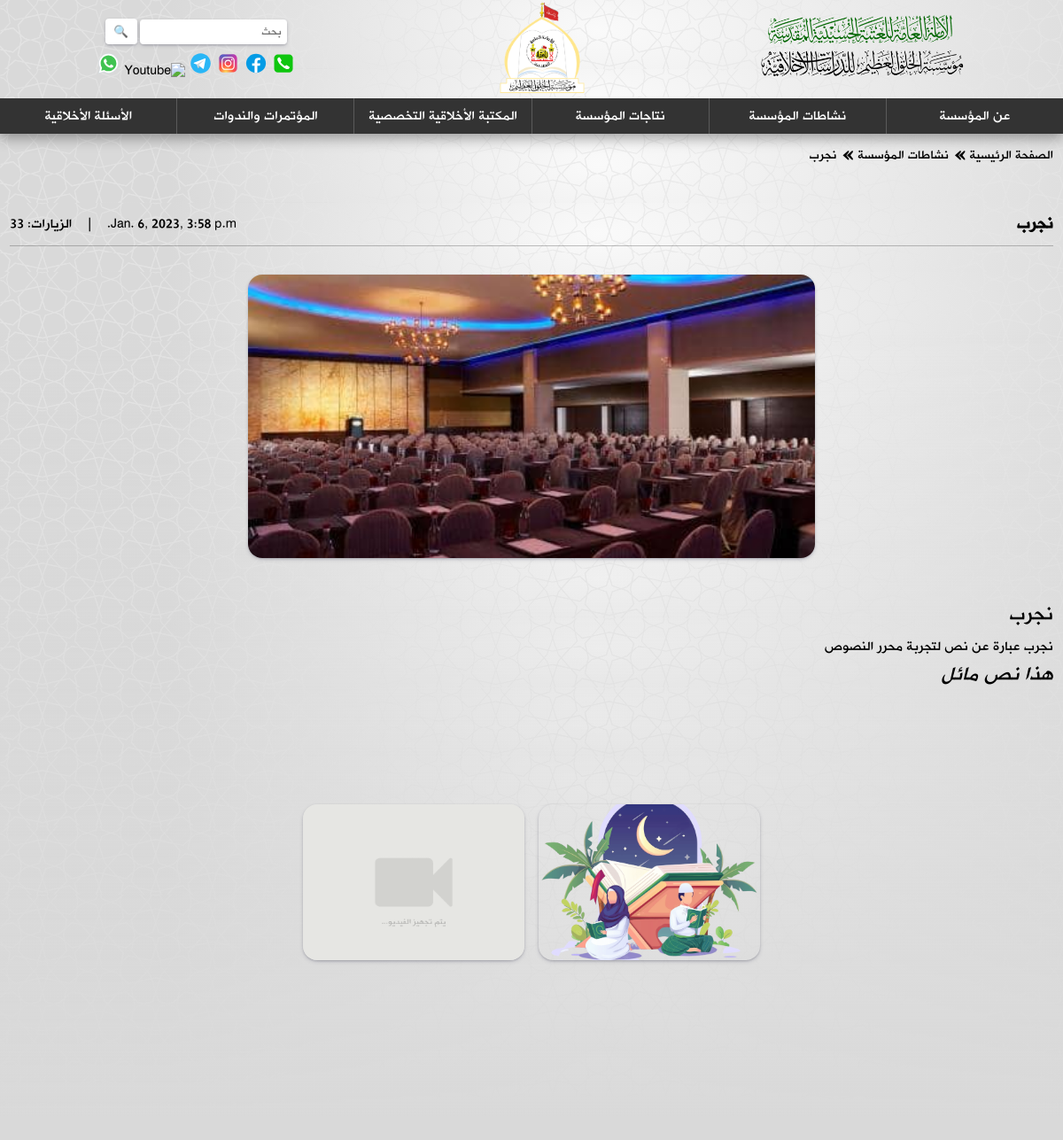
/activity/1, run on the app's committed database.
### backend/models.py (models this page shows, shortened)
class Activity(models.Model):
    title = models.CharField(max_length=1000, blank=False)
    created_at = models.DateTimeField(auto_now_add=True)
    main_img = models.ForeignKey(Image, on_delete=models.PROTECT, blank=False)
    body = models.TextField(max_length=5000, blank=False)
    img_array = models.ManyToManyField(Image, blank=True, related_name="images")
    vid_array = models.ManyToManyField(Video, blank=True, related_name="videos")
    audio = models.CharField(max_length=1000, blank=True)
    class Meta:
        ordering = ['-created_at']

class Image(models.Model):
    image = models.ImageField(upload_to="images", blank=False)

### backend/views.py (the view)
# urls.py: path("activity/<str:pk>", views.activity, name="activity")
def activity(request, pk):
    activity = Activity.objects.get(id=pk)
    context = {"activity":activity}
    return render (request, "backend/activity.html", context)

### backend/templates/backend/activity.html (shortened to what this page needs)
{% extends "backend/layout.html" %}
{% load static %}
{% block extraHead %}
<link rel="stylesheet" href="{% static 'css/pages.css' %}">
{% endblock %}
{% block body %}
<main>
    <div class="path">
        <p class="component"><a href="{% url 'backend:home' %}"> الصفحة الرئيسية </a></p>
        <p class="pathArrow"> &#xbb; </p>
        <p class="component"><a href="{% url 'backend:activities' %}"> نشاطات المؤسسة </a></p>
        <p class="pathArrow"> &#xbb; </p>
        <p id="articleURL" class="component"><a href="{% url 'backend:activity' activity.id %}">
            {{ activity.title }}
        </a></p>
    </div>
    <div class="article">
        <div class="articleDetails">
            <p class="articleTitle">
                {{ activity.title }}
            </p>
            <div class="statistics">
            <p class="date">{{ activity.created_at }}</p>
            <div class="horizontalLine">|</div>
            <p class="views"> الزيارات: <span>33</span></p>
            </div>
        </div>
        <div class="articleContent">
        <div class="articleMedia">
            <div class="articleImage">
                <img src="{{ activity.main_img.image.url }}" alt="صورة المقال">
            </div>
        </div>
        <div class="articleText">
            {{ activity.body|safe }}
        </div>
    </div>
        <div class="imageGallery">
            <div class="gallery">
                {% for image in activity.img_array.all %}
                <div onclick="imageGallery(this)" class="img">
                    <img src="{{image.image.url}}" alt="صورة">
                </div>
                {% endfor %}
            </div>
        </div>
    </div>
</main>
{% endblock %}

### static/css/style.css (style rules this page uses)
*, body, html { margin: 0; padding: 0; box-sizing: border-box; font-family: 'hacen_liner_screen_bdregular' !important; scroll-behavior: smooth; font-weight: normal; }
:root { --accent: #daecec; --component: #9ca7af80; --darkComponent: #5b7b7b; --reverseComponent: #fff; --hoverColor: rgb(255, 255, 255, .20); --bg: #d9d9d9; --structure: #333; --titleColor: #000; --paragraphColor: #fff; --linkColor: #000; --shadowColor: #000; --bgUrl: url(/static/background/header-bg.svg) --colorOpacity: .3; --transition: all .3s; --subTitle: 17px; --globalPadding: 6rem 3.5rem; --borderRadius: 1rem; --globalGap: 1rem; --hoverShadow: 0 0 4px rgba(0, 0, 0, .14), 0 4px 8px rgba(0, 0, 0, .28); --cardShadow: rgba(50, 50, 93, 0.25) 0px 2px 5px -1px, rgba(0, 0, 0, 0.3) 0px 1px 3px -1px; --componentShadow: rgba(0, 0, 0, 0.35) 0px 5px 15px; --bgSize: 100%; --sectionShadow: rgba(67, 71, 85, 0.27) 0px 0px 0.25em, rgba(90, 125, 188, 0.05) 0px 0.25em 1em; --navShadow: rgba(0, 0, 0, 0.35) 0px 5px 15px; --bgOpacity: 0.92; --bgTransparency: 20%; --border: 1px solid rgba(51, 51, 51, 0.3); --itemShadow: rgba(0, 0, 0, 0.99) 0px 0px 3px, rgba(0, 0, 0, 0.99) 0px 0px 2px; }

### static/css/pages.css (style rules this page uses)
body { position: relative; min-height: 100vh; background-color: var(--bg); padding-bottom: 4rem; }
main { position: relative; padding: 1rem 1.5rem; min-height: 80vh; display: flex; flex-direction: column; background-image: linear-gradient(to bottom, transparent var(--bgTransparency), var(--bg)), url(../background/header-bg.svg); background-size: var(--bgSize); }
main .path { position: relative; z-index: 1; display: flex; column-gap: .3rem; line-height: 1.5rem; margin-bottom: 3rem; align-items: center; flex-wrap: wrap; }
main .path .component { font-size: 15px; }
main .path .component a { display: block; max-width: 20rem; overflow: hidden; text-overflow: ellipsis; white-space: nowrap; color: var(--shadowColor); }
main .path .pathArrow { font-size: 30px; font-weight: bolder; color: var(--shadowColor); margin-bottom: 3px; }
@media only screen and (max-width: 1250px) { main { padding: .7rem; padding-bottom: 5rem; } }
main .article { position: relative; z-index: 1; }
main .article .articleDetails { display: flex; align-items: center; justify-content: space-between; flex-wrap: wrap; gap: .5rem; border-bottom: var(--border); padding-bottom: .5rem; margin-bottom: 2rem; }
main .article .articleDetails .articleTitle { font-size: 20px; font-weight: bolder; color: var(--titleColor); line-height: 2rem; }
main .article .articleDetails .statistics { display: flex; column-gap: 1rem; color: var(--linkColor); }
main .article .articleContent .articleMedia { display: flex; flex-direction: column; justify-content: center; align-items: center; gap: 1rem; margin-bottom: 3rem; }
main .article .articleContent .articleMedia .articleImage { width: 40rem; max-width: 85vw; height: 20rem; border-radius: var(--borderRadius); }
main .article .articleContent .articleMedia .articleImage img { width: 100%; height: 100%; object-fit: cover; object-position: center; border-radius: var(--borderRadius); box-shadow: var(--cardShadow); }
main .article .articleContent .articleText { text-align: justify; line-height: 2rem; color: var(--shadowColor); }
.imageGallery { display: block; margin: 5rem 0; }
.article .gallery { padding: 1rem 2px; flex-wrap: wrap; display: flex; gap: 1rem; justify-content: center; max-height: 24rem; overflow-y: auto; }
.article .gallery div { width: 250px; min-height: 11rem; max-height: 11rem; cursor: zoom-in; }
.article .gallery div img { width: 100%; height: 100%; object-fit: cover; border-radius: var(--borderRadius); box-shadow: var(--cardShadow); transition: .4s; }

### data on the page
Activity: title "نجرب", created_at "Jan. 6, 2023, 3:58 p.m.", main_img.image (picture), body "نجرب نجرب عبارة عن نص لتجربة محرر النصوص هذا نص مائل"
Image: image (picture)
Image: image (placeholder picture)
